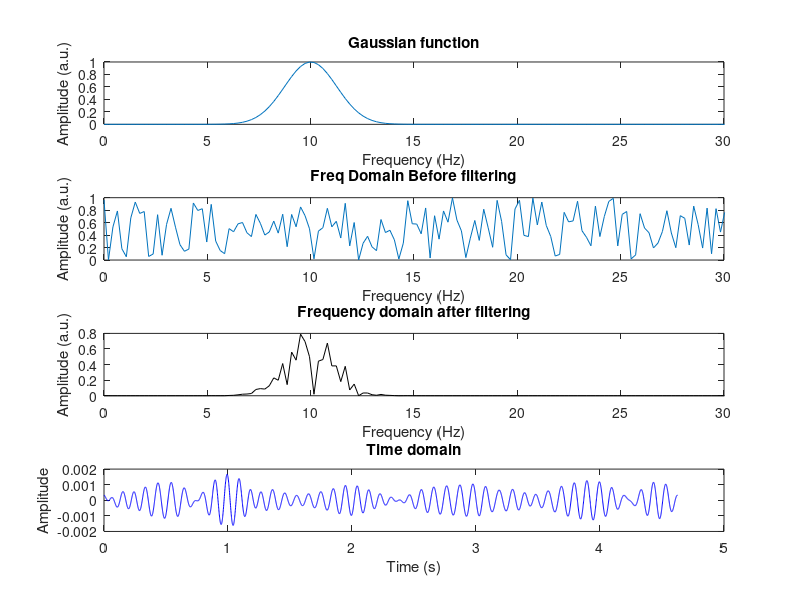

MATLAB code to generate this figure:
%% Non-stationary narrowband activity via filtered noise
% we can filter (taper) the frequency domain with a gaussian to only keep a
% narrowband frequencies in the data based on the width of the gaussian.

% noise varying in time
% simulation details
pnts  = 4567;
srate =  987;

% signal parameters in Hz
peakfreq = 10; % most frequent frequency
fwhm     =  3; % bigger means frequency will vary more
% smaller for just the amplitude to vary

% frequencies
hz = linspace(0,srate,pnts);

%%% create frequency-domain Gaussian
s  = fwhm*(2*pi-1)/(4*pi); % normalized width
x  = hz-peakfreq;          % shifted frequencies
fg = exp(-.5*(x/s).^2);    % gaussian


% Fourier coefficients of random spectrum
fc = rand(1,pnts) .* exp(1i*2*pi*rand(1,pnts)); % white noise with random phase values
% a basic random frequency spectrum

% taper with Gaussian
fc2 = fc .* fg; % we are basically multiply frequencies outside of the gaus window with 0 
% to filter them

% go back to time domain to get EEG data
signal = 2*real( ifft(fc2) );


%%% plotting
figure(1), clf
subplot(411)
plot(hz, fg)
set(gca,'xlim',[0 peakfreq*3])
xlabel('Frequency (Hz)'), ylabel('Amplitude (a.u.)')
title('Gaussian function')

subplot(412)
plot(hz, abs(fc))
set(gca,'xlim',[0 peakfreq*3])
xlabel('Frequency (Hz)'), ylabel('Amplitude (a.u.)')
title('Freq Domain Before filtering')

subplot(413)
plot(hz,abs(fc2),'k')
set(gca,'xlim',[0 peakfreq*3])
xlabel('Frequency (Hz)'), ylabel('Amplitude (a.u.)')
title('Frequency domain after filtering')

subplot(414)
plot((0:pnts-1)/srate,signal,'b')
title('Time domain')
xlabel('Time (s)'), ylabel('Amplitude')
